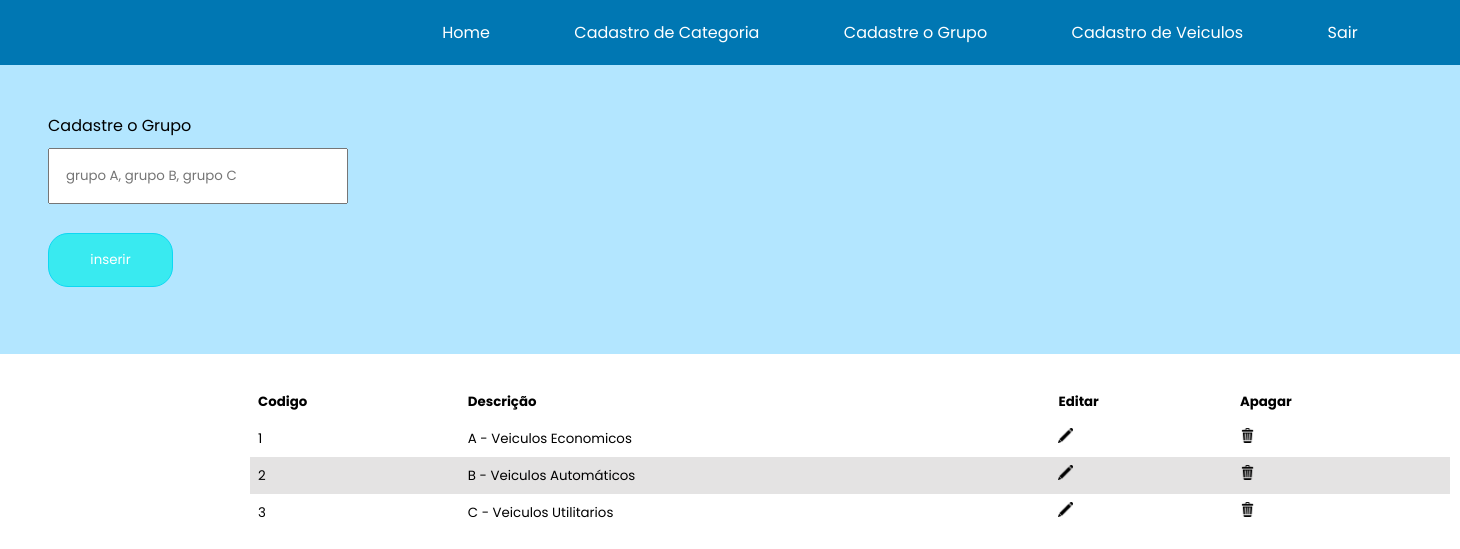
The app's page /admin/cadastro_grupo.php (signed in) with its own data.
### tables this page shows
CREATE TABLE `grupo` (
  `codigo` int(11) NOT NULL,
  `grupo` varchar(50) DEFAULT NULL
);

### admin/cadastro_grupo.php (the view, shortened to what this page needs)
<?php require ('menu.php');
require('../conexao.php');
	$select_grupo = mysqli_query($conexao, "SELECT * FROM grupo ORDER BY codigo ASC");
	if (mysqli_num_rows($select_grupo) > 0) {
		$dados_grupo = mysqli_fetch_assoc($select_grupo);
	}
?>
<!DOCTYPE html>
<html lang="pt-br">
	<head>
	</head>
<body>
	<form name="grupo" class="cadastro" method="post">
		<div>
			<legend>Cadastre o Grupo</legend>
			<input class="cadastro_categoria" type="text" placeholder="grupo A, grupo B, grupo C " name="grupo" required autofocus>
		</div>
		<div>
			<input class="botao" type="submit" name="btn_salvar" value="inserir"></div>
	</form>
		<table>
			<thead>
				<tr>
					<th>Codigo</th>
					<th>Descrição</th>
					<th>Editar</th>
					<th>Apagar</th>
				</tr>
			<tbody>
				<?php do{
				?>
				<tr>
					<td><?php echo $dados_grupo['codigo'];?></td>
					<td><?php echo $dados_grupo['grupo'];?></td>
					<td>
						<a href="comandos/editar_grupo.php?codigo=<?php echo $dados_grupo['codigo'];?>">
						<img src="../img/editar.png" title="Editar"></a>
					</td>
					<td>
						<a href="javascript:func()" onclick="confirmar_exclusao('<?php echo $dados_grupo['codigo'];?>')">
						<img src="../img/lixeira.png" title="Excluir"></a>
					</td>
				</tr>
				<?php }while ($dados_grupo = mysqli_fetch_assoc($select_grupo));?>
			</tbody>
		</table>
</body>
</html>

### css/portal.css (style rules this page uses)
* { margin: 0 auto; padding: 0; box-sizing: border-box; font-family: 'Poppins', sans-serif, Arial, Helvetica, sans-serif; }
.cadastro { background: rgb(179, 230, 255); padding: 3rem; }
.cadastro_categoria { width: 300px; padding: 1rem; margin-top: 10px; margin-bottom: 10px; }
input[type="submit"] { color: #FFF; width: 125px; padding: 1.0rem; margin-top: 1.2rem; margin-bottom: 1.2rem; border: 1px solid #CCC; border-radius: 20px; background: #39eaf0; border: 0; border: 1px solid rgb(13, 216, 243); border-radius: 20px; cursor: pointer; }
table { margin-left: 250px; margin-top: 30px; margin-bottom: 50px; width:1200px; text-align: left; border-collapse: collapse; font-size: 10pt; font-family: "roboto flex"; }
table, th, td { border: 0px solid #565050; padding: .5rem; }
tr:nth-child(even) { background-color: #e4e3e3; }
td { display: table-cell; vertical-align: inherit; }
td a img { width: 15px; appearance: none; background-color: initial; cursor: pointer; padding: initial; border: initial; }

### records on screen
grupo: codigo "1", grupo "A - Veiculos Economicos"
grupo: codigo "2", grupo "B - Veiculos Automáticos"
grupo: codigo "3", grupo "C - Veiculos Utilitarios"
